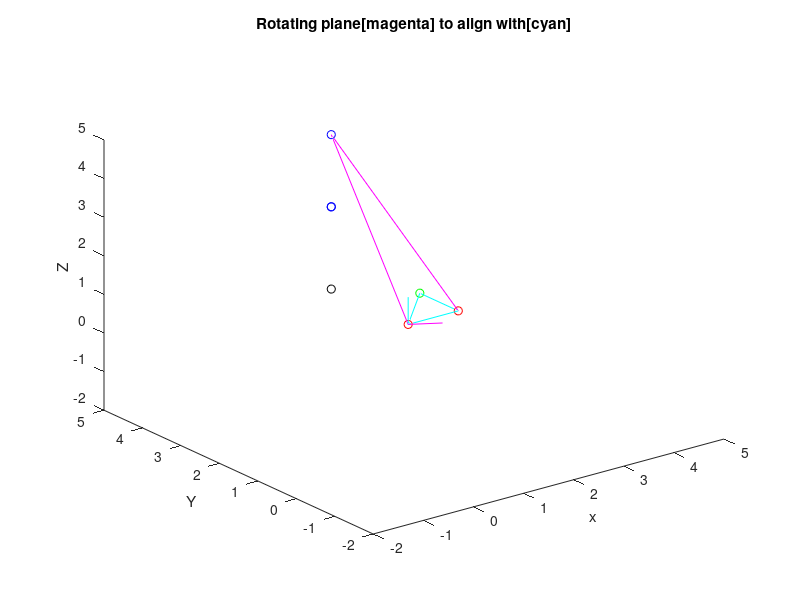

MATLAB code to generate this figure:
clear all;

% Creating four points
point1 = [1 1 1];
point2 = [2 1 1];
point3 = [2 2 1];
% point4 = [1 2 1];
point4 = [1 3 5];

% Plotting 4 points
figure;
plot3(point1(1),point1(2),point1(3),'or');
hold on;
plot3(point2(1),point2(2),point2(3),'or');
plot3(point3(1),point3(2),point3(3),'og');
plot3(point4(1),point4(2),point4(3),'ob');

xlabel(' x ');
ylabel(' Y ');
zlabel(' Z ');
xlim([-2 5])
ylim([-2 5])
zlim([-2 5])

run_transform = true

if run_transform
    % orienting the point 4 in same plane as other 3 points

    % Plane 1 = 1,2,3
    % Creating vector between points 1 and 2
    vec12 = point2 - point1;
    vec12_p = [point1; point1+vec12];
    vec12_UV = vec12./vecnorm(vec12);
    plot3(vec12_p(:,1),vec12_p(:,2),vec12_p(:,3),'c', 'LineWidth',0.5);

    % Creating vector between points 1 and 3
    vec13 = point3 - point1;
    vec13_p = [point1; point1+vec13];
    vec13_UV = vec13./vecnorm(vec13);
    plot3(vec13_p(:,1),vec13_p(:,2),vec13_p(:,3),'c', 'LineWidth',0.5);

    % Creating vector between points 2 and 3
    vec23 = point3 - point2;
    vec23_p = [point2; point2+vec23];
    vec23_UV = vec23./vecnorm(vec23);
    plot3(vec23_p(:,1),vec23_p(:,2),vec23_p(:,3),'c', 'LineWidth',0.5);


    % Plane 2 = 1,2,4

    % Creating vector between points 1 and 4
    vec14 = point4 - point1;
    vec14_p = [point1; point1+vec14];
    vec14_UV = vec14./vecnorm(vec14);
    plot3(vec14_p(:,1),vec14_p(:,2),vec14_p(:,3),'m', 'LineWidth',0.5);


    % computing new axis
    ih2 = cross(vec12_UV, vec14_UV);
    ih2_UV = ih2./vecnorm(ih2);
    vec1i2_p = [point1; point1+ih2];
    plot3(vec1i2_p(:,1),vec1i2_p(:,2),vec1i2_p(:,3),'m', 'LineWidth',0.5)

    ih = cross(vec12_UV, vec13_UV);
    ih_UV = ih./vecnorm(ih);
    vec1i_p = [point1; point1+ih];
    plot3(vec1i_p(:,1),vec1i_p(:,2),vec1i_p(:,3),'c', 'LineWidth',0.5)


    % Creating vector between points 2 and 4
    vec24 = point4 - point2;
    vec24_p = [point2; point2+vec24];
    vec24_UV = vec24./vecnorm(vec24);
    plot3(vec24_p(:,1),vec24_p(:,2),vec24_p(:,3),'m', 'LineWidth',0.5);

    title('Rotating plane[magenta] to align with[cyan]')
    pause(5)

    % Computing the required angle of rotation 
    % theta = dot(ih2, vec12_UV);
    % theta = radtodeg(theta);

    % angle between 
    angle3 = atan2(norm(cross(vec14_UV,vec23_UV)), dot(vec14_UV,vec23_UV));

    angle = atan2(norm(cross(ih2_UV,vec12_UV)), dot(ih2_UV,vec12_UV));

    angle2 = atan2(norm(cross(ih2_UV,ih_UV)), dot(ih2_UV,ih_UV));

    % Plotting point after rotating it by angle 
    angle_deg = rad2deg(angle)
    theta =  -1 * angle;

    R_X = [1 0 0; 0 cos(theta) -sin(theta); 0 sin(theta) cos(theta)];
    R_Y = [cos(theta) 0 sin(theta) ; 0 1 0; -sin(theta) 0 cos(theta)];
    R_Z = [cos(theta) -sin(theta) 0; sin(theta) cos(theta) 0; 0 0 1];
    %Post Mul
%     R_XY = [cos(theta) 0 sin(theta); sin(theta)^2 cos(theta) -sin(theta)*cos(theta); cos(theta)*sin(theta) sin(theta) cos(theta)^2];
    %Pre Mul
    R_XY = [cos(theta) sin(theta)^2 cos(theta)*sin(theta);  0 cos(theta) -sin(theta);  -sin(theta) cos(theta)*sin(theta) cos(theta)^2];
    
    point4_n = R_Y * point4';
    % point4_new = point4+point4_n';
    plot3(point4_n(1),point4_n(2),point4_n(3),'ok');
    
    % Cheating code
    plot3(point4(1),point4(2),point4_n(3),'ok');

    % Plotting point after rotating it by angle3
    angle3_deg = rad2deg(angle3)
    theta =  -1 * angle3;

    R_X = [1 0 0; 0 cos(theta) -sin(theta); 0 sin(theta) cos(theta)];
    R_Y = [cos(theta) 0 sin(theta) ; 0 1 0; -sin(theta) 0 cos(theta)];
    R_Z = [cos(theta) -sin(theta) 0; sin(theta) cos(theta) 0; 0 0 1];
    %Post Mul
%     R_XY = [cos(theta) 0 sin(theta); sin(theta)^2 cos(theta) -sin(theta)*cos(theta); cos(theta)*sin(theta) sin(theta) cos(theta)^2];
    %Pre Mul
    R_XY = [cos(theta) sin(theta)^2 cos(theta)*sin(theta);  0 cos(theta) -sin(theta);  -sin(theta) cos(theta)*sin(theta) cos(theta)^2];
     
    point43_n = R_Y * point4';
    % point43_new = point4+point43_n';
    plot3(point43_n(1),point43_n(2),point43_n(3),'og');
    
    % Cheating code
    plot3(point4(1),point4(2),point43_n(3),'ob');

    % Plotting point after rotating it by angle2
    angle2_deg = rad2deg(angle2)
    theta =  -1 * angle2;

    R_X = [1 0 0; 0 cos(theta) -sin(theta); 0 sin(theta) cos(theta)];
    R_Y = [cos(theta) 0 sin(theta) ; 0 1 0; -sin(theta) 0 cos(theta)];
    R_Z = [cos(theta) -sin(theta) 0; sin(theta) cos(theta) 0; 0 0 1];
    %Post Mul
%     R_XY = [cos(theta) 0 sin(theta); sin(theta)^2 cos(theta) -sin(theta)*cos(theta); cos(theta)*sin(theta) sin(theta) cos(theta)^2];
    %Pre Mul
    R_XY = [cos(theta) sin(theta)^2 cos(theta)*sin(theta);  0 cos(theta) -sin(theta);  -sin(theta) cos(theta)*sin(theta) cos(theta)^2];

    point42_n = R_Y * point4';
    % point42_new = point4+point42_n';
    plot3(point42_n(1),point42_n(2),point42_n(3),'oy');
    
     % Cheating code
    plot3(point4(1),point4(2),point42_n(3),'ob');
   end
